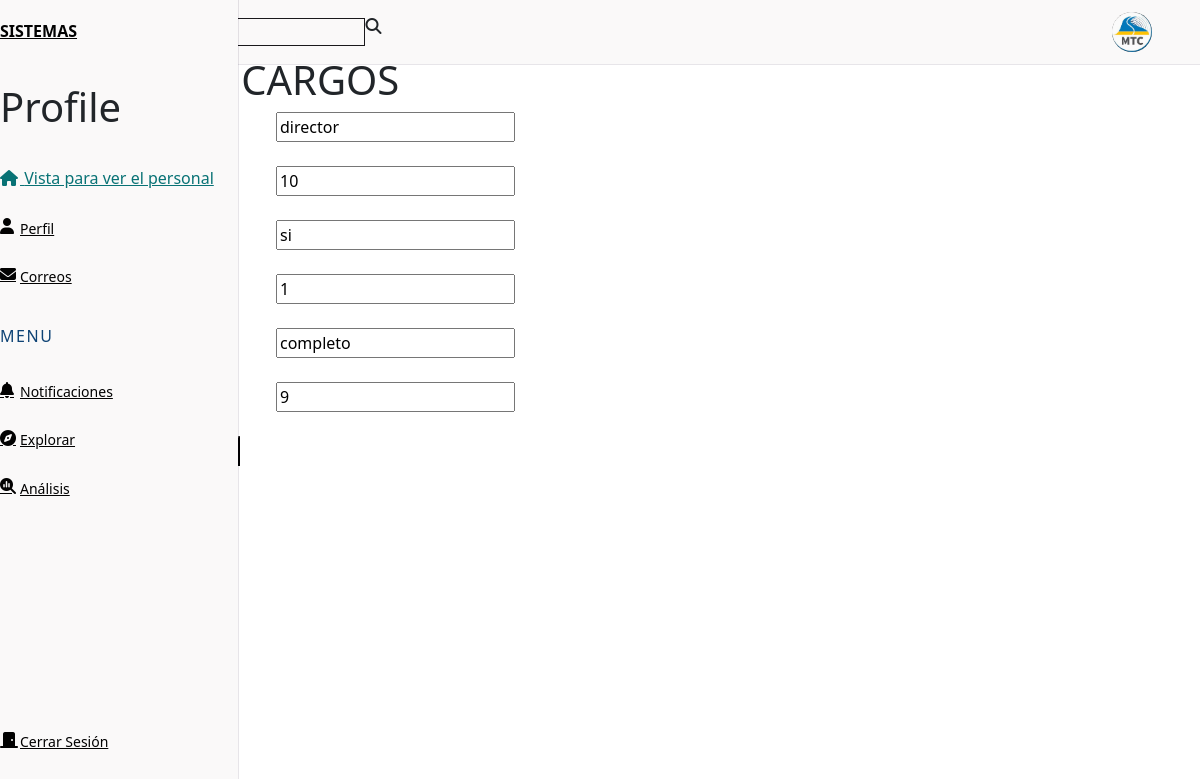
The app's page /view/editarCargo.php?idcargo=1 (signed in) with its own data.
### tables this page shows
CREATE TABLE `cargo` (
  `id_cargo` int NOT NULL AUTO_INCREMENT,
  `cargo` varchar(25) DEFAULT NULL,
  `pago_hora` float DEFAULT NULL,
  `planilla` tinyint(1) DEFAULT NULL,
  `nivel_usuario` int DEFAULT NULL,
  `turno` varchar(20) DEFAULT NULL,
  `horas_trabajo` int DEFAULT NULL,
  PRIMARY KEY (`id_cargo`)
);

### model/conexion.php (called while the page is built, shortened)
<?php
class Conexion{
    private $conn;
    public function __construct(){
        $host = "localhost";
        $user = "jersson";
        $password = "jersson";
        $db = "transportes";
        $this->conn=new mysqli($host, $user,$password ,$db);
        return $this->conn;
    }
    public function ConsultaArray($sql)
    {
        if(!$result = $this->conn->query($sql)){
            echo "Error. ".mysqli_error($this->conn);
            return false;
        }
        $data = $result->fetch_array(MYSQLI_ASSOC);
        return $data;
    }
}
?>

### model/consultas.model.php (called while the page is built, shortened)
<?php
require ("conexion.php");
class Consulta{
    private $conn;
    function __construct(){
        $this->conn = new Conexion();
        return $this->conn;
    }
    public function cargoParticular($idcargo){
        $sql = "SELECT * FROM cargo WHERE id_cargo = '$idcargo';";
        $data = $this->conn->ConsultaArray($sql);
        return $data;
    }
}
?>

### view/editarCargo.php (the view)
<?php require "vista.php";?>
<?php
require("../model/consultas.model.php");
$consulta = new Consulta();
$id_cargo = $_GET['idcargo'];
$cargo = $consulta->cargoParticular($id_cargo);
if($cargo['planilla']==1){
    $conPlanilla = 'si';
}else{
    $conPlanilla = 'no';
}
?>
<h1>EDITAR CARGOS</h1>
<form action = "../controller/editar.php?idcargo=<?=$cargo['id_cargo']?>" id = "my-form" method = "post">
    <div class="row mb-3">
        <label class="col-sm-2 col-form-label" for="">cargo</label>
            <div class="col-sm-8">
                <input type="text" name="cargo" value = "<?= $cargo['cargo'];?>">
            </div>
    </div>
    <div class="row mb-3">
        <label class="col-sm-2 col-form-label" for="">pago por hora</label>
            <div class="col-sm-8">
                <input type="text" name="pago_hora" value = "<?= $cargo['pago_hora'];?>">
            </div>
    </div>
    <div class="row mb-3">
        <label class="col-sm-2 col-form-label" for="">planilla</label>
            <div class="col-sm-8">
                <input type="text" name="planilla" value = "<?= $conPlanilla;?>">
            </div>
    </div>
    <div  class="row mb-3">
        <label class="col-sm-2 col-form-label" for="">nivel de usuario</label>
            <div class="col-sm-8">
                <input type="text" name="nivel_usuario" value = "<?= $cargo['nivel_usuario'];?>">
            </div>
    </div >
    <div class="row mb-3">
        <label class="col-sm-2 col-form-label" for="">turno</label>
            <div class="col-sm-8">
                <input type="text" name="turno" value = "<?= $cargo['turno'];?>">
            </div>
    </div>
    <div class="row mb-3">
        <label class="col-sm-2 col-form-label" for="">horas de trabajo</label>
            <div class="col-sm-8">
                <input type="text" name="horas_trabajo" value = "<?= $cargo['horas_trabajo'];?>">
            </div>
    </div>
    <button type="submit">guardar cambios</button>
</form>
<?php require "footer.php";?>

### assets/estilos2.css (style rules this page uses)
:root { --header-height: 3.5rem; --nav-with:219px; --first-color: #33165f; --first-color: #087275; --first-color-light: #cecdcd; --title-color: #19181b; --text-color: #020202; --text-color-light: #0e4375; --body-color: #dfdbdf; --container-color: #faf9f9; --body-font: "Poppins", sans-serif; --normal-font-size: 0.998rem; --small-font-size: 0.95rem; --smaller-font-size: 0.85rem; --font-medium: 500; --font-semi-bold: 600; --z-fixed:100; }
@media screen and (min-width: 1024px) { :root { --normal-font-size: 1rem; --small-font-size: 0.875rem; --smaller-font-size: 0.813rem; } }
* { box-sizing: border-box; }
body { margin: var(--header-height) 0 0 0; padding: 1rem 1rem 0; font-family: var(--body-font); font-size: var(--normal-font-size); background-color: var(--body-color); color: var(--text-color); }
h1 { margin: 0; }
@media screen and (min-width: 768px) { body { padding: 1rem 3rem 0 6rem; } }

### records on screen
cargo: cargo "director", pago_hora "10", planilla "si", nivel_usuario "1", turno "completo", horas_trabajo "9"
